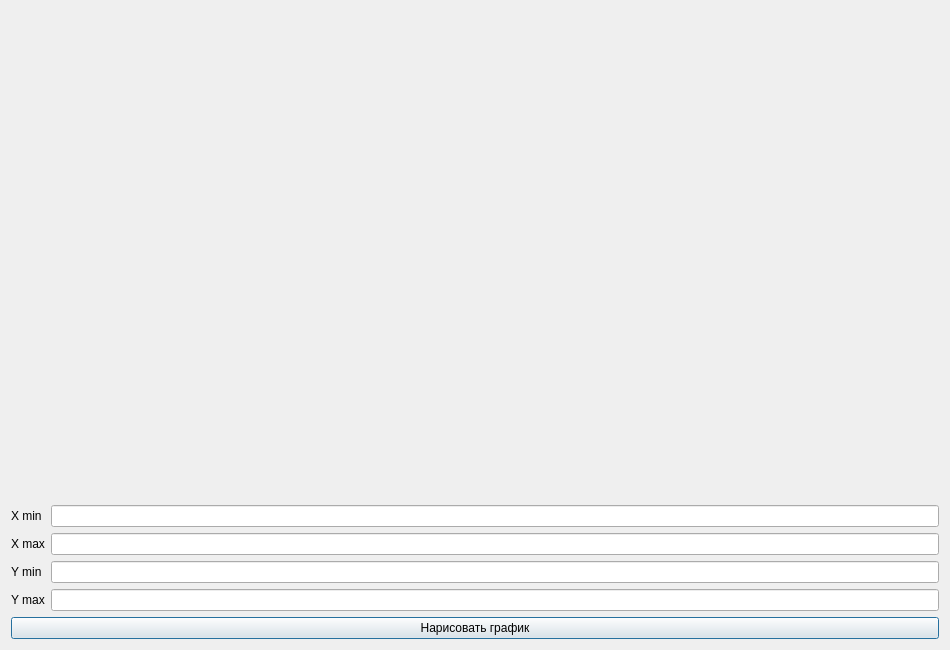
<?xml version="1.0" encoding="UTF-8"?>
<ui version="4.0">
 <class>DrawGraphics</class>
 <widget class="QDialog" name="DrawGraphics">
  <property name="geometry">
   <rect>
    <x>0</x>
    <y>0</y>
    <width>950</width>
    <height>650</height>
   </rect>
  </property>
  <property name="windowTitle">
   <string>Dialog</string>
  </property>
  <layout class="QGridLayout" name="gridLayout">
   <item row="0" column="0" colspan="2">
    <widget class="QCustomPlot" name="widget" native="true"/>
   </item>
   <item row="1" column="0">
    <widget class="QLabel" name="label">
     <property name="text">
      <string>X min</string>
     </property>
    </widget>
   </item>
   <item row="1" column="1">
    <widget class="QLineEdit" name="x_min"/>
   </item>
   <item row="2" column="0">
    <widget class="QLabel" name="label_2">
     <property name="text">
      <string>X max</string>
     </property>
    </widget>
   </item>
   <item row="2" column="1">
    <widget class="QLineEdit" name="x_max"/>
   </item>
   <item row="3" column="0">
    <widget class="QLabel" name="label_3">
     <property name="text">
      <string>Y min</string>
     </property>
    </widget>
   </item>
   <item row="3" column="1">
    <widget class="QLineEdit" name="y_min"/>
   </item>
   <item row="4" column="0">
    <widget class="QLabel" name="label_4">
     <property name="text">
      <string>Y max</string>
     </property>
    </widget>
   </item>
   <item row="4" column="1">
    <widget class="QLineEdit" name="y_max"/>
   </item>
   <item row="5" column="0" colspan="2">
    <widget class="QPushButton" name="draw">
     <property name="text">
      <string>Нарисовать график</string>
     </property>
    </widget>
   </item>
  </layout>
 </widget>
 <customwidgets>
  <customwidget>
   <class>QCustomPlot</class>
   <extends>QWidget</extends>
   <header>qcustomplot.h</header>
   <container>1</container>
  </customwidget>
 </customwidgets>
 <resources/>
 <connections/>
</ui>
